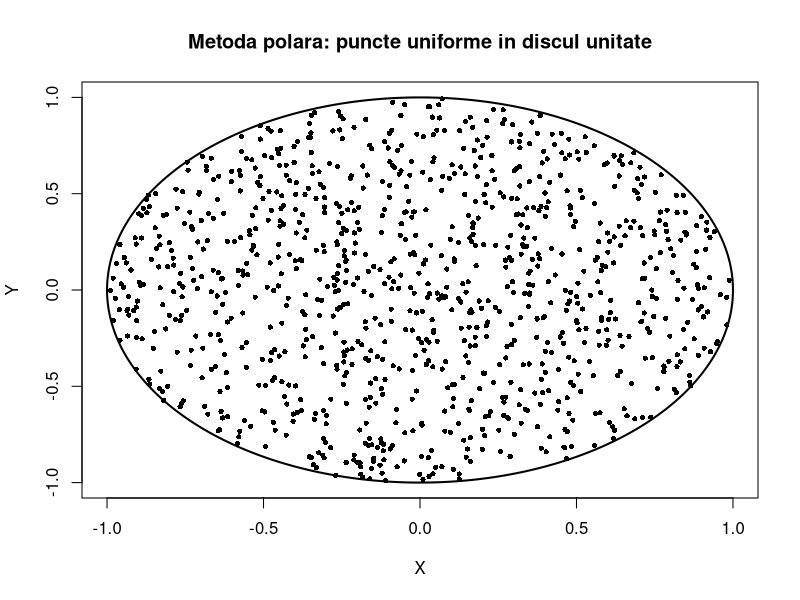

Generate this figure with R:
set.seed(1)

N <- 1000
theta <- runif(N, 0, 2*pi)
u <- runif(N, 0, 1)
r <- sqrt(u)

x <- r * cos(theta)
y <- r * sin(theta)

mean_r <- mean(r)
cat("Media empirica a distantei:", mean_r, "\n")
cat("Media teoretica E[R] = 2/3 =", 2/3, "\n")

png("ex1/img/polar.png", width = 800, height = 800)
plot(x, y,
     xlim = c(-1, 1), ylim = c(-1, 1),
     pch = 16, cex = 0.7,
     xlab = "X", ylab = "Y",
     main = "Metoda polara: puncte uniforme in discul unitate")
t <- seq(0, 2*pi, length.out = 400)
lines(cos(t), sin(t), lwd = 2)
dev.off()
